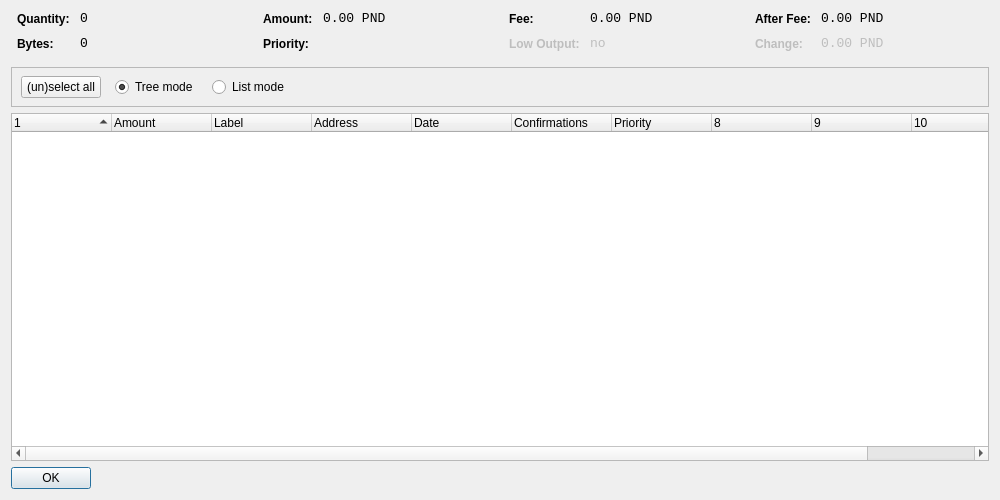
<?xml version="1.0" encoding="UTF-8"?>
<ui version="4.0">
 <class>CoinControlDialog</class>
 <widget class="QDialog" name="CoinControlDialog">
  <property name="geometry">
   <rect>
    <x>0</x>
    <y>0</y>
    <width>1000</width>
    <height>500</height>
   </rect>
  </property>
  <property name="windowTitle">
   <string>Coin Control</string>
  </property>
  <layout class="QVBoxLayout" name="verticalLayout">
   <item>
    <layout class="QHBoxLayout" name="horizontalLayoutTop" stretch="0,0,0,0">
     <property name="topMargin">
      <number>0</number>
     </property>
     <property name="bottomMargin">
      <number>10</number>
     </property>
     <item>
      <layout class="QFormLayout" name="formLayoutCoinControl1">
       <property name="horizontalSpacing">
        <number>10</number>
       </property>
       <property name="verticalSpacing">
        <number>10</number>
       </property>
       <property name="leftMargin">
        <number>6</number>
       </property>
       <property name="rightMargin">
        <number>6</number>
       </property>
       <item row="0" column="0">
        <widget class="QLabel" name="labelCoinControlQuantityText">
         <property name="styleSheet">
          <string notr="true">font-weight:bold;</string>
         </property>
         <property name="text">
          <string>Quantity:</string>
         </property>
        </widget>
       </item>
       <item row="0" column="1">
        <widget class="QLabel" name="labelCoinControlQuantity">
         <property name="font">
          <font>
           <family>Monospace</family>
           <pointsize>10</pointsize>
          </font>
         </property>
         <property name="cursor">
          <cursorShape>IBeamCursor</cursorShape>
         </property>
         <property name="contextMenuPolicy">
          <enum>Qt::ActionsContextMenu</enum>
         </property>
         <property name="text">
          <string notr="true">0</string>
         </property>
         <property name="textInteractionFlags">
          <set>Qt::LinksAccessibleByMouse|Qt::TextSelectableByKeyboard|Qt::TextSelectableByMouse</set>
         </property>
        </widget>
       </item>
       <item row="1" column="0">
        <widget class="QLabel" name="labelCoinControlBytesText">
         <property name="styleSheet">
          <string notr="true">font-weight:bold;</string>
         </property>
         <property name="text">
          <string>Bytes:</string>
         </property>
        </widget>
       </item>
       <item row="1" column="1">
        <widget class="QLabel" name="labelCoinControlBytes">
         <property name="font">
          <font>
           <family>Monospace</family>
           <pointsize>10</pointsize>
          </font>
         </property>
         <property name="cursor">
          <cursorShape>IBeamCursor</cursorShape>
         </property>
         <property name="contextMenuPolicy">
          <enum>Qt::ActionsContextMenu</enum>
         </property>
         <property name="text">
          <string notr="true">0</string>
         </property>
         <property name="textInteractionFlags">
          <set>Qt::LinksAccessibleByMouse|Qt::TextSelectableByKeyboard|Qt::TextSelectableByMouse</set>
         </property>
        </widget>
       </item>
      </layout>
     </item>
     <item>
      <layout class="QFormLayout" name="formLayoutCoinControl2">
       <property name="horizontalSpacing">
        <number>10</number>
       </property>
       <property name="verticalSpacing">
        <number>10</number>
       </property>
       <property name="leftMargin">
        <number>6</number>
       </property>
       <property name="rightMargin">
        <number>6</number>
       </property>
       <item row="0" column="0">
        <widget class="QLabel" name="labelCoinControlAmountText">
         <property name="styleSheet">
          <string notr="true">font-weight:bold;</string>
         </property>
         <property name="text">
          <string>Amount:</string>
         </property>
        </widget>
       </item>
       <item row="0" column="1">
        <widget class="QLabel" name="labelCoinControlAmount">
         <property name="font">
          <font>
           <family>Monospace</family>
           <pointsize>10</pointsize>
          </font>
         </property>
         <property name="cursor">
          <cursorShape>IBeamCursor</cursorShape>
         </property>
         <property name="contextMenuPolicy">
          <enum>Qt::ActionsContextMenu</enum>
         </property>
         <property name="text">
          <string notr="true">0.00 PND</string>
         </property>
         <property name="textInteractionFlags">
          <set>Qt::LinksAccessibleByMouse|Qt::TextSelectableByKeyboard|Qt::TextSelectableByMouse</set>
         </property>
        </widget>
       </item>
       <item row="1" column="0">
        <widget class="QLabel" name="labelCoinControlPriorityText">
         <property name="styleSheet">
          <string notr="true">font-weight:bold;</string>
         </property>
         <property name="text">
          <string>Priority:</string>
         </property>
        </widget>
       </item>
       <item row="1" column="1">
        <widget class="QLabel" name="labelCoinControlPriority">
         <property name="font">
          <font>
           <family>Monospace</family>
           <pointsize>10</pointsize>
          </font>
         </property>
         <property name="cursor">
          <cursorShape>IBeamCursor</cursorShape>
         </property>
         <property name="contextMenuPolicy">
          <enum>Qt::ActionsContextMenu</enum>
         </property>
         <property name="text">
          <string/>
         </property>
         <property name="textInteractionFlags">
          <set>Qt::LinksAccessibleByMouse|Qt::TextSelectableByKeyboard|Qt::TextSelectableByMouse</set>
         </property>
        </widget>
       </item>
      </layout>
     </item>
     <item>
      <layout class="QFormLayout" name="formLayoutCoinControl3">
       <property name="horizontalSpacing">
        <number>10</number>
       </property>
       <property name="verticalSpacing">
        <number>10</number>
       </property>
       <property name="leftMargin">
        <number>6</number>
       </property>
       <property name="rightMargin">
        <number>6</number>
       </property>
       <item row="0" column="0">
        <widget class="QLabel" name="labelCoinControlFeeText">
         <property name="styleSheet">
          <string notr="true">font-weight:bold;</string>
         </property>
         <property name="text">
          <string>Fee:</string>
         </property>
        </widget>
       </item>
       <item row="0" column="1">
        <widget class="QLabel" name="labelCoinControlFee">
         <property name="font">
          <font>
           <family>Monospace</family>
           <pointsize>10</pointsize>
          </font>
         </property>
         <property name="cursor">
          <cursorShape>IBeamCursor</cursorShape>
         </property>
         <property name="contextMenuPolicy">
          <enum>Qt::ActionsContextMenu</enum>
         </property>
         <property name="text">
          <string notr="true">0.00 PND</string>
         </property>
         <property name="textInteractionFlags">
          <set>Qt::LinksAccessibleByMouse|Qt::TextSelectableByKeyboard|Qt::TextSelectableByMouse</set>
         </property>
        </widget>
       </item>
       <item row="1" column="0">
        <widget class="QLabel" name="labelCoinControlLowOutputText">
         <property name="enabled">
          <bool>false</bool>
         </property>
         <property name="styleSheet">
          <string notr="true">font-weight:bold;</string>
         </property>
         <property name="text">
          <string>Low Output:</string>
         </property>
        </widget>
       </item>
       <item row="1" column="1">
        <widget class="QLabel" name="labelCoinControlLowOutput">
         <property name="enabled">
          <bool>false</bool>
         </property>
         <property name="font">
          <font>
           <family>Monospace</family>
           <pointsize>10</pointsize>
          </font>
         </property>
         <property name="cursor">
          <cursorShape>IBeamCursor</cursorShape>
         </property>
         <property name="contextMenuPolicy">
          <enum>Qt::ActionsContextMenu</enum>
         </property>
         <property name="text">
          <string notr="true">no</string>
         </property>
         <property name="textInteractionFlags">
          <set>Qt::LinksAccessibleByMouse|Qt::TextSelectableByKeyboard|Qt::TextSelectableByMouse</set>
         </property>
        </widget>
       </item>
      </layout>
     </item>
     <item>
      <layout class="QFormLayout" name="formLayoutCoinControl4">
       <property name="horizontalSpacing">
        <number>10</number>
       </property>
       <property name="verticalSpacing">
        <number>10</number>
       </property>
       <property name="leftMargin">
        <number>6</number>
       </property>
       <property name="rightMargin">
        <number>6</number>
       </property>
       <item row="0" column="0">
        <widget class="QLabel" name="labelCoinControlAfterFeeText">
         <property name="styleSheet">
          <string notr="true">font-weight:bold;</string>
         </property>
         <property name="text">
          <string>After Fee:</string>
         </property>
        </widget>
       </item>
       <item row="0" column="1">
        <widget class="QLabel" name="labelCoinControlAfterFee">
         <property name="font">
          <font>
           <family>Monospace</family>
           <pointsize>10</pointsize>
          </font>
         </property>
         <property name="cursor">
          <cursorShape>IBeamCursor</cursorShape>
         </property>
         <property name="contextMenuPolicy">
          <enum>Qt::ActionsContextMenu</enum>
         </property>
         <property name="text">
          <string notr="true">0.00 PND</string>
         </property>
         <property name="textInteractionFlags">
          <set>Qt::LinksAccessibleByMouse|Qt::TextSelectableByKeyboard|Qt::TextSelectableByMouse</set>
         </property>
        </widget>
       </item>
       <item row="1" column="0">
        <widget class="QLabel" name="labelCoinControlChangeText">
         <property name="enabled">
          <bool>false</bool>
         </property>
         <property name="styleSheet">
          <string notr="true">font-weight:bold;</string>
         </property>
         <property name="text">
          <string>Change:</string>
         </property>
        </widget>
       </item>
       <item row="1" column="1">
        <widget class="QLabel" name="labelCoinControlChange">
         <property name="enabled">
          <bool>false</bool>
         </property>
         <property name="font">
          <font>
           <family>Monospace</family>
           <pointsize>10</pointsize>
          </font>
         </property>
         <property name="cursor">
          <cursorShape>IBeamCursor</cursorShape>
         </property>
         <property name="contextMenuPolicy">
          <enum>Qt::ActionsContextMenu</enum>
         </property>
         <property name="text">
          <string notr="true">0.00 PND</string>
         </property>
         <property name="textInteractionFlags">
          <set>Qt::LinksAccessibleByMouse|Qt::TextSelectableByKeyboard|Qt::TextSelectableByMouse</set>
         </property>
        </widget>
       </item>
      </layout>
     </item>
    </layout>
   </item>
   <item>
    <widget class="QFrame" name="frame">
     <property name="minimumSize">
      <size>
       <width>0</width>
       <height>40</height>
      </size>
     </property>
     <property name="frameShape">
      <enum>QFrame::StyledPanel</enum>
     </property>
     <property name="frameShadow">
      <enum>QFrame::Sunken</enum>
     </property>
     <widget class="QWidget" name="horizontalLayoutWidget">
      <property name="geometry">
       <rect>
        <x>10</x>
        <y>0</y>
        <width>781</width>
        <height>41</height>
       </rect>
      </property>
      <layout class="QHBoxLayout" name="horizontalLayoutPanel" stretch="0,0,0,0,0">
       <property name="spacing">
        <number>14</number>
       </property>
       <item>
        <widget class="QPushButton" name="pushButtonSelectAll">
         <property name="sizePolicy">
          <sizepolicy hsizetype="Maximum" vsizetype="Fixed">
           <horstretch>0</horstretch>
           <verstretch>0</verstretch>
          </sizepolicy>
         </property>
         <property name="text">
          <string>(un)select all</string>
         </property>
        </widget>
       </item>
       <item>
        <widget class="QRadioButton" name="radioTreeMode">
         <property name="sizePolicy">
          <sizepolicy hsizetype="Maximum" vsizetype="Fixed">
           <horstretch>0</horstretch>
           <verstretch>0</verstretch>
          </sizepolicy>
         </property>
         <property name="text">
          <string>Tree mode</string>
         </property>
         <property name="checked">
          <bool>true</bool>
         </property>
        </widget>
       </item>
       <item>
        <widget class="QRadioButton" name="radioListMode">
         <property name="sizePolicy">
          <sizepolicy hsizetype="Maximum" vsizetype="Fixed">
           <horstretch>0</horstretch>
           <verstretch>0</verstretch>
          </sizepolicy>
         </property>
         <property name="text">
          <string>List mode</string>
         </property>
        </widget>
       </item>
       <item>
        <spacer name="horizontalSpacer">
         <property name="orientation">
          <enum>Qt::Horizontal</enum>
         </property>
         <property name="sizeHint" stdset="0">
          <size>
           <width>40</width>
           <height>20</height>
          </size>
         </property>
        </spacer>
       </item>
      </layout>
     </widget>
    </widget>
   </item>
   <item>
    <widget class="CoinControlTreeWidget" name="treeWidget">
     <property name="contextMenuPolicy">
      <enum>Qt::CustomContextMenu</enum>
     </property>
     <property name="sortingEnabled">
      <bool>false</bool>
     </property>
     <property name="columnCount">
      <number>11</number>
     </property>
     <attribute name="headerShowSortIndicator" stdset="0">
      <bool>true</bool>
     </attribute>
     <attribute name="headerStretchLastSection">
      <bool>false</bool>
     </attribute>
     <column>
      <property name="text">
       <string/>
      </property>
     </column>
     <column>
      <property name="text">
       <string>Amount</string>
      </property>
     </column>
     <column>
      <property name="text">
       <string>Label</string>
      </property>
     </column>
     <column>
      <property name="text">
       <string>Address</string>
      </property>
     </column>
     <column>
      <property name="text">
       <string>Date</string>
      </property>
     </column>
     <column>
      <property name="text">
       <string>Confirmations</string>
      </property>
      <property name="toolTip">
       <string>Confirmed</string>
      </property>
     </column>
     <column>
      <property name="text">
       <string>Priority</string>
      </property>
     </column>
     <column>
      <property name="text">
       <string/>
      </property>
     </column>
     <column>
      <property name="text">
       <string/>
      </property>
     </column>
     <column>
      <property name="text">
       <string/>
      </property>
     </column>
     <column>
      <property name="text">
       <string/>
      </property>
     </column>
    </widget>
   </item>
   <item>
    <widget class="QDialogButtonBox" name="buttonBox">
     <property name="sizePolicy">
      <sizepolicy hsizetype="Maximum" vsizetype="Fixed">
       <horstretch>0</horstretch>
       <verstretch>0</verstretch>
      </sizepolicy>
     </property>
     <property name="orientation">
      <enum>Qt::Horizontal</enum>
     </property>
     <property name="standardButtons">
      <set>QDialogButtonBox::Ok</set>
     </property>
    </widget>
   </item>
  </layout>
 </widget>
 <customwidgets>
  <customwidget>
   <class>CoinControlTreeWidget</class>
   <extends>QTreeWidget</extends>
   <header>coincontroltreewidget.h</header>
  </customwidget>
 </customwidgets>
 <resources/>
 <connections/>
</ui>
